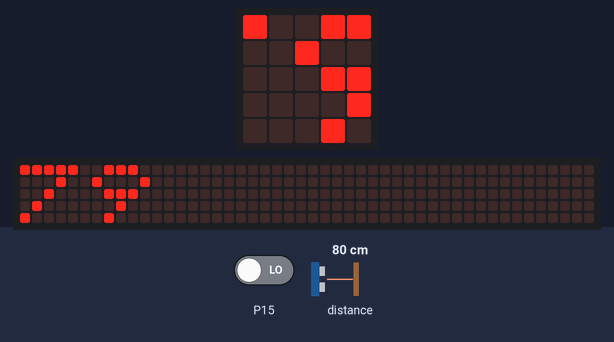
Bench run of a program on a simulated BBC micro:bit running MicroPython. Shown: the board's 5×5 LED display, a strip that is not on the board, showing the scrolling text unrolled. The inputs (shaded band) are chosen by the test bench; at power-on: distance to the obstacle 80 cm, P15 LOW. The echo pulse lasts 58.3 µs per cm; the 48×5 strip is a reading aid, not a part: it shows the text the display is scrolling, unrolled, one strip-width of it at a time.

Above: at 1.28 s.
1.3 s: distance to the obstacle set to 2 cm
At 4.48 s:
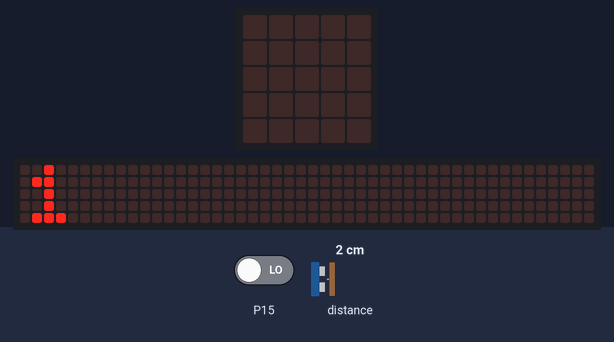
10.6 s: distance to the obstacle set to 4 cm
At 11.18 s:
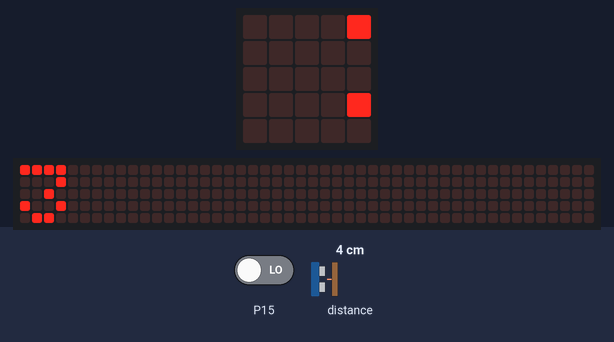
15.8 s: distance to the obstacle set to 9 cm
At 17.88 s:
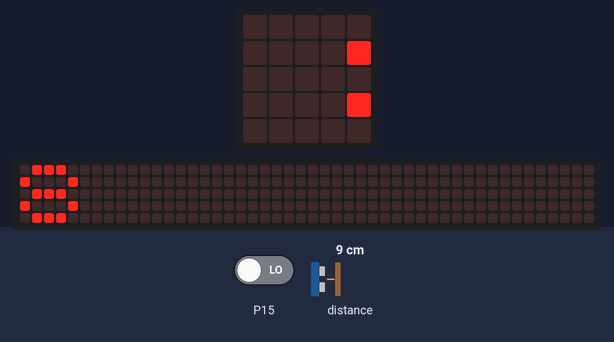

The program:

ultrasonic-example-1.py
```python
'''
Example: Measure distance using Ultrasonic sensor and display results on LED matrix in micro:bit
By: Meqdad Darwish
'''
from microbit import *
from ultrasonic import Ultrasonic

# default pins in Ultrasonic class are:
# trigger: pin13
# echo: pin15

ultrasonic_sensor = Ultrasonic()
# or
# ultrasonic_sensor = Ultrasonic(trig=pin13, echo=pin15)

MAX_RANGE_CM = 400  # HC-SR04 range is about 2-400 cm

while True:
    distance_value = ultrasonic_sensor.measure_distance_cm()
    if 0 < distance_value <= MAX_RANGE_CM:
        display.scroll(str(int(distance_value)))
    else:
        # No echo came back: nothing in range, or check the wiring
        display.show("?")
    sleep(2000)
```

ultrasonic.py
````python
'''
Ultrasonic sensor (HC-SR04) library  in microPython for the microcontrollers like micro:bit
Author: Meqdad Darwish
GitHub: @MeqdadDev
https://github.com/MeqdadDev/
'''

from microbit import *
from machine import time_pulse_us

class Ultrasonic:
    '''
    A library to interface Ultrasonic HC-SR04 sensor in microPython with micro:bit and other controllers.

    Example:
    ```
    from microbit import *
    from ultrasonic import Ultrasonic

    ultrasonic_sensor = Ultrasonic()

    while True:
        distance_value = ultrasonic_sensor.measure_distance_cm()
        display.scroll(str(int(distance_value)))
    ```
    '''
    def __init__(self, trig=pin13, echo=pin15):
        self.trigger = trig
        self.echo = echo
        self.trigger.write_digital(0)
        self.echo.read_digital()

    def measure_distance_cm(self):
        self.trigger.write_digital(1)
        self.trigger.write_digital(0)
        msec = time_pulse_us(self.echo, 1)
        echo_time = msec / 1000000
        dist_cm = (echo_time / 2) * 34300
        return dist_cm
````
